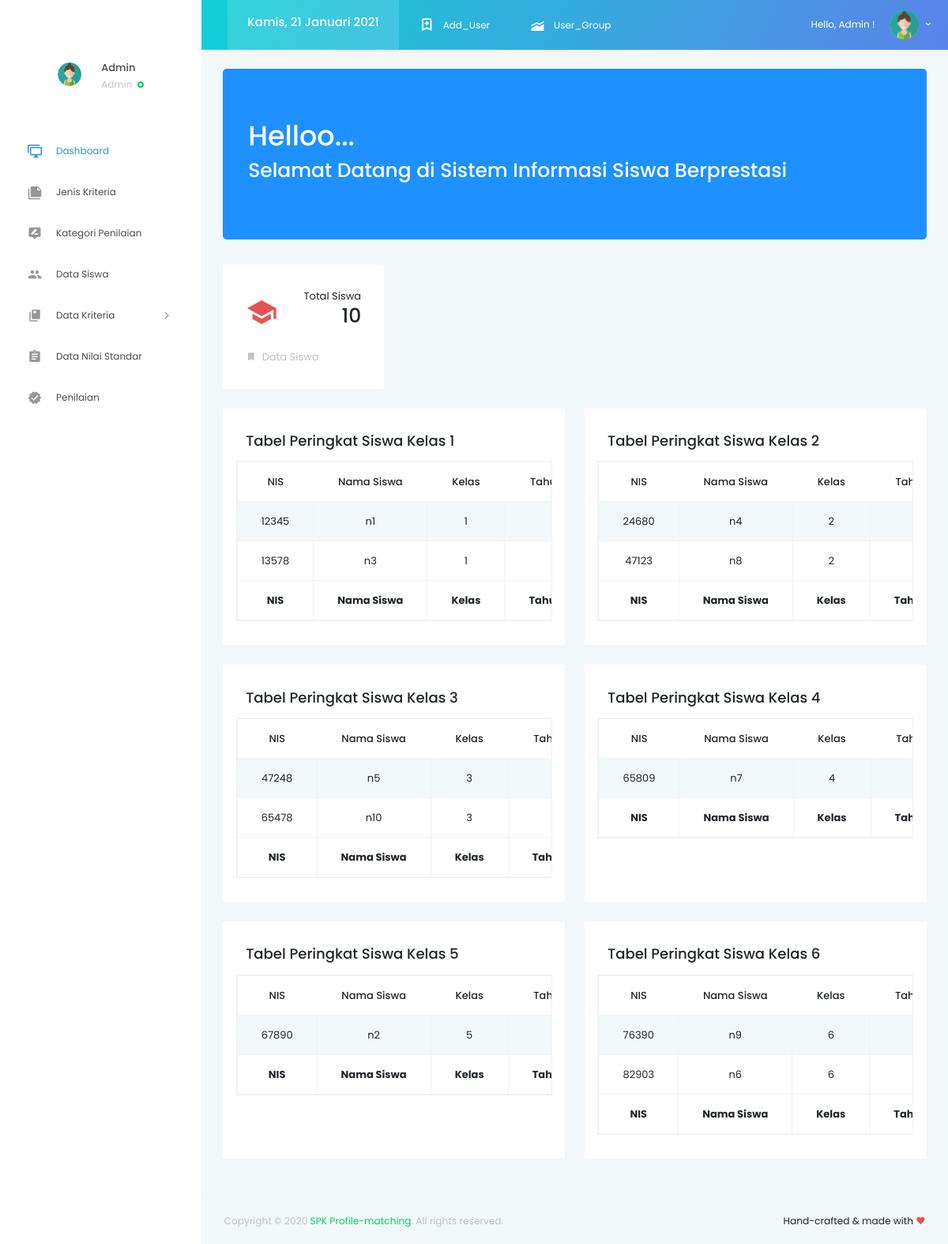
/dashboard/index.php (signed in), run on the app's committed database.
### tables this page shows
CREATE TABLE `data_siswa` (
  `nis` int(12) NOT NULL,
  `nama_siswa` char(50) NOT NULL,
  `kelas` varchar(5) NOT NULL,
  `tahun_angkatan` int(4) NOT NULL,
  `alamat` varchar(50) NOT NULL,
  `nilai_pengetahuan_siswa` int(12) NOT NULL,
  `nilai_keterampilan_siswa` int(12) NOT NULL,
  `nilai_karakter_siswa` int(12) NOT NULL,
  `nilai_eskul_siswa` int(12) NOT NULL
);

### dashboard/index.php (the view, shortened to what this page needs)
<!DOCTYPE html>
<html lang="en">
<head>
  <link rel="stylesheet" href="../vendors/iconfonts/mdi/css/materialdesignicons.min.css">
  <link rel="stylesheet" href="../vendors/css/vendor.bundle.base.css">
  <link rel="stylesheet" href="../vendors/css/vendor.bundle.addons.css">
  <link rel="stylesheet" href="../public/css/style.css">
</head>
<body>
  <div class="container-scroller">
    <?php require "../partials/_navbar.php"; ?>
    <div class="container-fluid page-body-wrapper">
      <?php require "../partials/_sidebar.php"; ?>
      <div class="main-panel">
        <div class="content-wrapper">
          <div class="jumbotron" style="color: white;">
            <h1>Helloo...</h1>
            <h3>Selamat Datang di Sistem Informasi Siswa Berprestasi</h3>
          </div>
          <div class="row">
            <div class="col-xl-3 col-lg-3 col-md-3 col-sm-6 grid-margin stretch-card">
              <div class="card card-statistics">
                <div class="card-body">
                  <div class="clearfix">
                    <div class="float-left">
                      <i class="mdi mdi-school text-danger icon-lg"></i>
                    </div>
                    <div class="float-right">
                      <p class="mb-0 text-right">Total Siswa</p>
                      <div class="fluid-container">
                        <?php
                        $sql = 'SELECT * FROM data_siswa';
                        $query = mysqli_query($conn, $sql);
                        ?>
                        <h3 class="font-weight-medium text-right mb-0">
                          <?php
                          echo mysqli_num_rows($query)
                          ?>
                        </h3>
                      </div>
                    </div>
                  </div>
                  <p class="text-muted mt-3 mb-0">
                    <i class="mdi mdi-bookmark mr-1" aria-hidden="true"></i> Data Siswa
                  </p>
                </div>
              </div>
            </div>
          </div>
          <div class="row">
            <div class="col-lg-6 grid-margin stretch-card">
              <div class="card">
                <div class="card-body">
                  <h4 class="card-description">Tabel Peringkat Siswa Kelas 1</h4>
                  <div class="m-form m-form--label-align-right m--margin-top-20 m--margin-bottom-30">
                    <div class="row">
                      <?php
                      datatableSiswa(1, "tabelKelasSatu");
                      ?>
                    </div>
                  </div>
                </div>
              </div>
            </div>
            <div class="col-lg-6 grid-margin stretch-card">
              <div class="card">
                <div class="card-body">
                  <h4 class="card-description">Tabel Peringkat Siswa Kelas 2</h4>
                  <div class="m-form m-form--label-align-right m--margin-top-20 m--margin-bottom-30">
                    <div class="row">
                      <?php
                      datatableSiswa(2, "tabelKelasDua");
                      ?>
                    </div>
                  </div>
                </div>
              </div>
            </div>
            <div class="col-lg-6 grid-margin stretch-card">
              <div class="card">
                <div class="card-body">
                  <h4 class="card-description">Tabel Peringkat Siswa Kelas 3</h4>
                  <div class="m-form m-form--label-align-right m--margin-top-20 m--margin-bottom-30">
                    <div class="row">
                      <?php
                      datatableSiswa(3, "tabelKelasTiga");
                      ?>
                    </div>
                  </div>
                </div>
              </div>
            </div>
            <div class="col-lg-6 grid-margin stretch-card">
              <div class="card">
                <div class="card-body">
                  <h4 class="card-description">Tabel Peringkat Siswa Kelas 4</h4>
                  <div class="m-form m-form--label-align-right m--margin-top-20 m--margin-bottom-30">
                    <div class="row">
                      <?php
                      datatableSiswa(4, "tabelKelasEmpat");
                      ?>
                    </div>
                  </div>
                </div>
              </div>
            </div>
            <div class="col-lg-6 grid-margin stretch-card">
              <div class="card">
                <div class="card-body">
                  <h4 class="card-description">Tabel Peringkat Siswa Kelas 5</h4>
                  <div class="m-form m-form--label-align-right m--margin-top-20 m--margin-bottom-30">
                    <div class="row">
                      <?php
                      datatableSiswa(5, "tabelKelasLima");
                      ?>
                    </div>
                  </div>
                </div>
              </div>
            </div>
            <div class="col-lg-6 grid-margin stretch-card">
              <div class="card">
                <div class="card-body">
                  <h4 class="card-description">Tabel Peringkat Siswa Kelas 6</h4>
                  <div class="m-form m-form--label-align-right m--margin-top-20 m--margin-bottom-30">
                    <div class="row">
                      <?php
                      datatableSiswa(6, "tabelKelasEnam");
                      ?>
                    </div>
                  </div>
                </div>
              </div>
            </div>
          </div>
        </div>
        <?php include "../partials/_fotter.php"; ?>
      </div>
    </div>
  </div>
</body>
</html>
<?php
function datatableSiswa($nilaiKelas, $nomorTableKelas)
{
  require "../koneksi.php";
  if ($_SESSION['level'] == "1") {
    $sql = "SELECT * FROM data_siswa, nilai_standar WHERE kelas = '$nilaiKelas'";
  } else {
    header('location:../error-404.php');
  }
  $query = mysqli_query($conn, $sql);
  echo "<table id='$nomorTableKelas' class='table table-striped table-bordered table-responsive' style='width:100%'>
  <thead>
  <tr>
    <th>NIS</th>
    <th>Nama Siswa</th>
    <th>Kelas</th>
    <th>Tahun Angkatan</th>
    <th><b>Hasil</b></th>
  </tr>
  </thead>
  <tbody>";
  while ($row = mysqli_fetch_array($query)) {
    echo "<tr>";
    echo "<td>" . $row['nis'] . "</td>";
    echo "<td>" . $row['nama_siswa'] . "</td>";
    echo "<td>" . $row['kelas'] . "</td>";
    echo "<td>" . $row['tahun_angkatan'] . "</td>";
  }
  echo '
  </tbody>
  <tfoot>
  <tr>
    <th>NIS</th>
    <th>Nama Siswa</th>
    <th>Kelas</th>
    <th>Tahun Angkatan</th>
    <th><b>Hasil</b></th>
  </tr>
  </tfoot>
  </table>';
}
?>

### dashboard/index.php (style rules this page uses)
.jumbotron { background-color: #1E90FF; }
table { width: 100%; text-align: center; }

### data on the page
data_siswa: nis "12345", nama_siswa "n1", kelas "1"
data_siswa: nis "13578", nama_siswa "n3", kelas "1"
data_siswa: nis "24680", nama_siswa "n4", kelas "2"
data_siswa: nis "47123", nama_siswa "n8", kelas "2"
data_siswa: nis "47248", nama_siswa "n5", kelas "3"
data_siswa: nis "65478", nama_siswa "n10", kelas "3"
data_siswa: nis "65809", nama_siswa "n7", kelas "4"
data_siswa: nis "67890", nama_siswa "n2", kelas "5"
data_siswa: nis "76390", nama_siswa "n9", kelas "6"
data_siswa: nis "82903", nama_siswa "n6", kelas "6"

### other printed values
$_SESSION['nama_user'] "Admin"
$level[$leveluser] "Admin"
mysqli_num_rows($query) "10"
